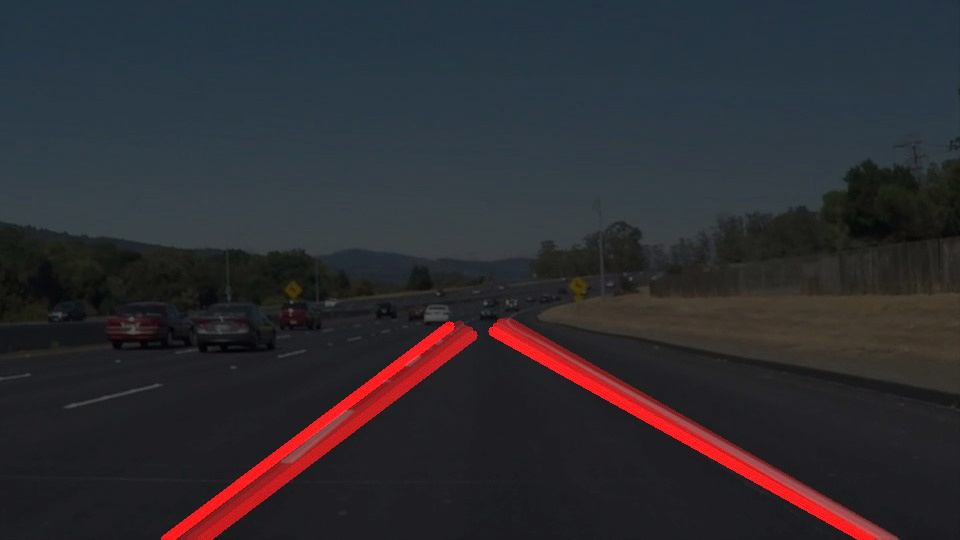
#> input picture test_images/processed_processed_processed_processed_processed_solidWhiteCurve.jpg, 960 x 540 px; its folder holds only this picture in this run
$ jupyter execute --allow-errors P1.ipynb   (shell and % lines are left out)
#> lines starting #> are read from the running program, lines starting #| are printed output that depends on the picture; after the words box and inside, x2 and y2 are one past the last pixel; in counts of white or black regions, pixels touching at a corner belong together
# **Finding Lane Lines on the Road**
***
In this project, you will use the tools you learned about in the lesson to identify lane lines on the road.  You can develop your pipeline on a series of individual images, and later apply the result to a video stream (really just a series of images). Check out the video clip "raw-lines-example.mp4" (also contained in this repository) to see what the output should look like after using the helper functions below.

Once you have a result that looks roughly like "raw-lines-example.mp4", you'll need to get creative and try to average and/or extrapolate the line segments you've detected to map out the full extent of the lane lines.  You can see an example of the result you're going for in the video "P1_example.mp4".  Ultimately, you would like to draw just one line for the left side of the lane, and one for the right.

---
Let's have a look at our first image called 'test_images/solidWhiteRight.jpg'.  Run the 2 cells below (hit Shift-Enter or the "play" button above) to display the image.

**Note** If, at any point, you encounter frozen display windows or other confounding issues, you can always start again with a clean slate by going to the "Kernel" menu above and selecting "Restart & Clear Output".

---

**The tools you have are color selection, region of interest selection, grayscaling, Gaussian smoothing, Canny Edge Detection and Hough Tranform line detection.  You  are also free to explore and try other techniques that were not presented in the lesson.  Your goal is piece together a pipeline to detect the line segments in the image, then average/extrapolate them and draw them onto the image for display (as below).  Once you have a working pipeline, try it out on the video stream below.**

---

<figure>

 <figcaption>
 <p></p>
 <p style="text-align: center;"> Your output should look something like this (above) after detecting line segments using the helper functions below </p>
 </figcaption>
</figure>
 <p></p>
<figure>

 <figcaption>
 <p></p>
 <p style="text-align: center;"> Your goal is to connect/average/extrapolate line segments to get output like this</p>
 </figcaption>
</figure>

[cell 1]
#importing some useful packages
import matplotlib.pyplot as plt
import matplotlib.image as mpimg
import numpy as np
import cv2

#> (a cell that did not finish here is left out)

**Some OpenCV functions (beyond those introduced in the lesson) that might be useful for this project are:**

`cv2.inRange()` for color selection
`cv2.fillPoly()` for regions selection
`cv2.line()` to draw lines on an image given endpoints
`cv2.addWeighted()` to coadd / overlay two images
`cv2.cvtColor()` to grayscale or change color
`cv2.imwrite()` to output images to file
`cv2.bitwise_and()` to apply a mask to an image

**Check out the OpenCV documentation to learn about these and discover even more awesome functionality!**

Below are some helper functions to help get you started. They should look familiar from the lesson!

[cell 3]
import math

def grayscale(img):
    """Applies the Grayscale transform
    This will return an image with only one color channel
    but NOTE: to see the returned image as grayscale
    (assuming your grayscaled image is called 'gray')
    you should call plt.imshow(gray, cmap='gray')"""
    return cv2.cvtColor(img, cv2.COLOR_RGB2GRAY)
    # Or use BGR2GRAY if you read an image with cv2.imread()
    # return cv2.cvtColor(img, cv2.COLOR_BGR2GRAY)

def canny(img, low_threshold, high_threshold):
    """Applies the Canny transform"""
    return cv2.Canny(img, low_threshold, high_threshold)

def gaussian_blur(img, kernel_size):
    """Applies a Gaussian Noise kernel"""
    return cv2.GaussianBlur(img, (kernel_size, kernel_size), 0)

def region_of_interest(img, vertices):
    """
    Applies an image mask.

    Only keeps the region of the image defined by the polygon
    formed from `vertices`. The rest of the image is set to black.
    """
    #defining a blank mask to start with
    mask = np.zeros_like(img)

    #defining a 3 channel or 1 channel color to fill the mask with depending on the input image
    if len(img.shape) > 2:
        channel_count = img.shape[2]  # i.e. 3 or 4 depending on your image
        ignore_mask_color = (255,) * channel_count
    else:
        ignore_mask_color = 255

    #filling pixels inside the polygon defined by "vertices" with the fill color
    cv2.fillPoly(mask, vertices, ignore_mask_color)

    #returning the image only where mask pixels are nonzero
    masked_image = cv2.bitwise_and(img, mask)
    return masked_image


def draw_lines(img, lines, color=[255, 0, 0], thickness=2):
    """
    NOTE: this is the function you might want to use as a starting point once you want to
    average/extrapolate the line segments you detect to map out the full
    extent of the lane (going from the result shown in raw-lines-example.mp4
    to that shown in P1_example.mp4).

    Think about things like separating line segments by their
    slope ((y2-y1)/(x2-x1)) to decide which segments are part of the left
    line vs. the right line.  Then, you can average the position of each of
    the lines and extrapolate to the top and bottom of the lane.

    This function draws `lines` with `color` and `thickness`.
    Lines are drawn on the image inplace (mutates the image).
    If you want to make the lines semi-transparent, think about combining
    this function with the weighted_img() function below
    """
    imshape = img.shape
    shape_boundary = imshape[1]/2

    left_lines = []
    left_ms = []
    l = (0, imshape[0], 0, 0)

    right_lines = []
    right_ms = []
    r = (imshape[1], 0, 0, imshape[0])

    for line in lines:
        for x1,y1,x2,y2 in line:
            m = (y2-y1)/(x2-x1)
            # Lines with slope 0, 1 or -1 are ignored
            if m == 0 or abs(m) == 1:
                continue
            if m < 0:
                left_lines.append(line)
                left_ms.append(m)
                if x2 < shape_boundary and l[2] < x2:
                    l = (l[0], l[1], x2, y2)
            else:
                right_lines.append(line)
                right_ms.append(m)
                if x1 > shape_boundary and r[0] > x1:
                    r = (x1, y1, r[2], r[3])

    l_m = np.mean(left_ms)
    if not math.isnan(l_m):
        l_x1 = math.floor(l[2] - (l[3] - l[1])/l_m)
        l = (l_x1, l[1], l[2], l[3])
        cv2.line(img, (l[0], l[1]), (l[2], l[3]), color, thickness)

    r_m = np.mean(right_ms)
    if not math.isnan(r_m):
        r_x2 = math.floor((r[3] - r[1])/r_m + r[0])
        r = (r[0], r[1], r_x2, r[3])
        cv2.line(img, (r[0], r[1]), (r[2], r[3]), color, thickness)


def hough_lines(img, rho, theta, threshold, min_line_len, max_line_gap):
    """
    `img` should be the output of a Canny transform.

    Returns an image with hough lines drawn.
    """
    lines = cv2.HoughLinesP(img, rho, theta, threshold, np.array([]), minLineLength=min_line_len, maxLineGap=max_line_gap)
    line_img = np.zeros((img.shape[0], img.shape[1], 3), dtype=np.uint8)
    draw_lines(line_img, lines, thickness=5)
    return line_img

# Python 3 has support for cool math symbols.

def weighted_img(img, initial_img, α=0.8, β=1., λ=0.):
    """
    `img` is the output of the hough_lines(), An image with lines drawn on it.
    Should be a blank image (all black) with lines drawn on it.

    `initial_img` should be the image before any processing.

    The result image is computed as follows:

    initial_img * α + img * β + λ
    NOTE: initial_img and img must be the same shape!
    """
    return cv2.addWeighted(initial_img, α, img, β, λ)

## Test on Images

Now you should build your pipeline to work on the images in the directory "test_images"
**You should make sure your pipeline works well on these images before you try the videos.**

[cell 4]
import os
os.listdir("test_images/")

run your solution on all test_images and make copies into the test_images directory).

[cell 5]
# TODO: Build your pipeline that will draw lane lines on the test_images
# then save them to the test_images directory.

def process_image(image):
    initial_img = np.copy(image)
    grayscale_img = grayscale(image)

    gaussian_blur_img = gaussian_blur(grayscale_img, 3)

    canny_img = canny(gaussian_blur_img, 50, 150)

    imshape = image.shape
    vertices = np.array([[(150,imshape[0]),(420, 328), (510, 322), (imshape[1]-50,imshape[0])]], dtype=np.int32)

    masked_img = region_of_interest(canny_img, vertices)
    plt.imshow(masked_img, cmap='Greys_r')

    rho = 2             # distance resolution in pixels of the Hough grid
    theta = np.pi/180   # angular resolution in radians of the Hough grid
    threshold = 50       # minimum number of votes (intersections in Hough grid cell)
    min_line_length = 100 # minimum number of pixels making up a line
    max_line_gap = 100    # maximum gap in pixels between connectable line segments
    hough_img = hough_lines(masked_img, rho, theta, threshold, min_line_length, max_line_gap)

    # return a weighted_img
    return weighted_img(hough_img, initial_img)

def process_all_images():
    images = os.listdir('test_images/')
    for image_name in images:
        img = mpimg.imread('test_images/' + image_name)
#> img is the input picture: shape (540, 960, 3); mean R, G, B 45.9, 44, 48.9
        detected_lines_img = process_image(img)
#> in grayscale, `return cv2.cvtColor(img, cv2.COLOR_RGB2GRAY)`:
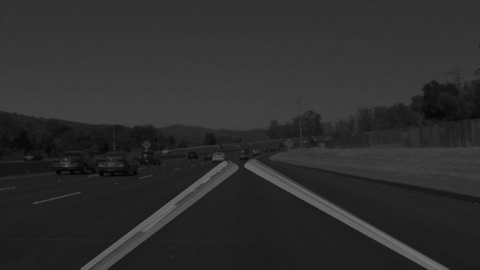
#> returned value: shape (540, 960) (shown at 1/2 size); min 0, max 130, mean 45.1
#> in canny, `return cv2.Canny(img, low_threshold, high_threshold)`:
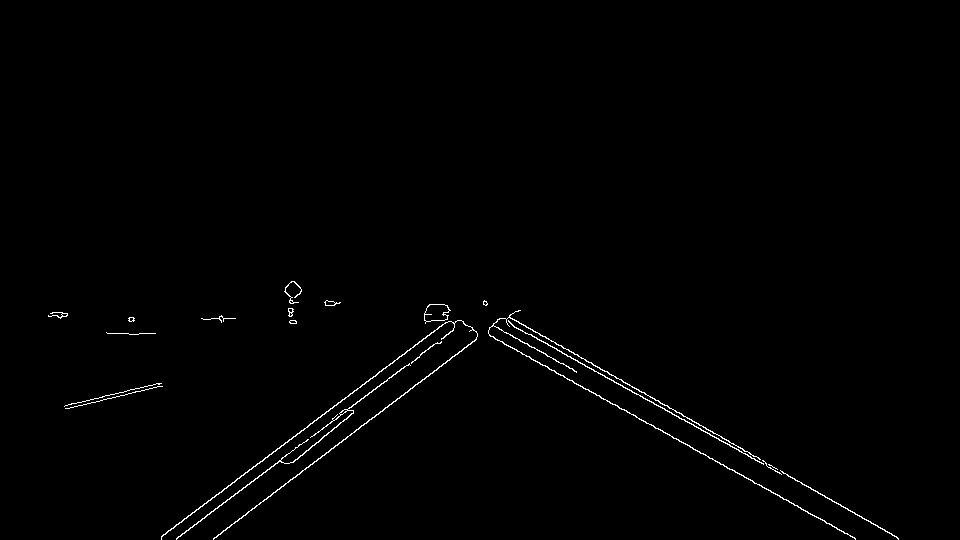
#> returned value: shape (540, 960); 0.77% white in thin lines or dots, all inside (x1, y1, x2, y2) = (48, 281, 899, 540)
#> in region_of_interest, `cv2.fillPoly(mask, vertices, ignore_mask_color)`:
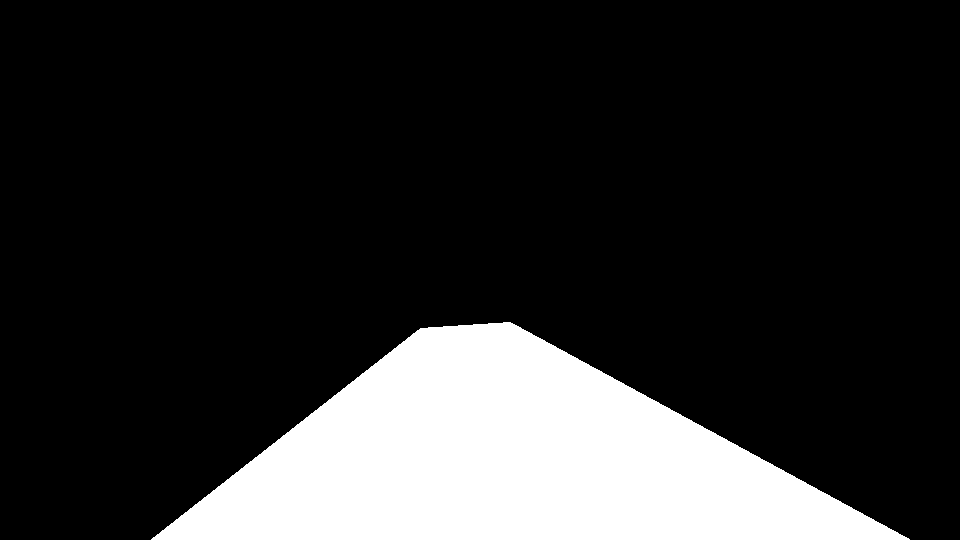
#> mask: shape (540, 960); 17.7% white; 1 white region, box (x1, y1, x2, y2) and area: (151, 322, 910, 540) 91690
#> in region_of_interest, `masked_image = cv2.bitwise_and(img, mask)`:
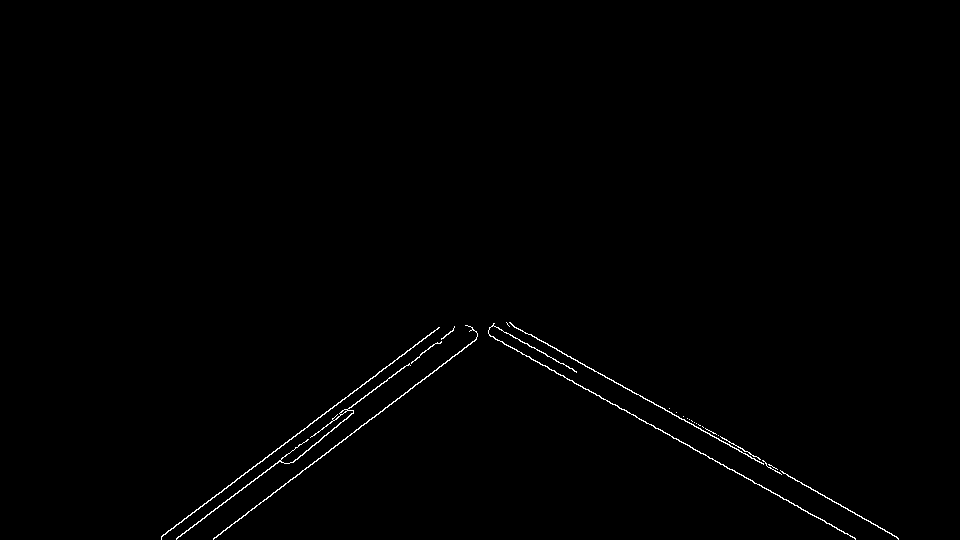
#> masked_image: shape (540, 960); 0.57% white in thin lines or dots, all inside (x1, y1, x2, y2) = (161, 322, 899, 540)
#> in hough_lines, `lines = cv2.HoughLinesP(img, rho, theta, threshold, np.array([]), minL..`: lines = [[489, 335, 855, 538], [176, 538, 453, 329], [223, 530, 489, 329], [506, 322, 781, 474], [161, 536, 439, 327], [683, 416, 824, 495], [509, 322, 897, 537], [292, 462, 454, 326], [302, 455, 405, 366], [291, 479, 474, 341]]
#> the loop in draw_lines, `for line in lines:` made 10 passes
#> after the loop in draw_lines, `for line in lines:`: l = (0, 540, 474, 341); left_lines = [[[176, 538, 453, 329]], [[223, 530, 489, 329]], [[161, 536, 439, 327]], [[292, 462, 454, 326]], [[302, 455, 405, 366]], [[291, 479, 474, 341]]]; left_ms = [-0.755, -0.756, -0.752, -0.84, -0.864, -0.754]; r = (489, 335, 0, 540); right_lines = [[[489, 335, 855, 538]], [[506, 322, 781, 474]], [[683, 416, 824, 495]], [[509, 322, 897, 537]]]; right_ms = [0.555, 0.553, 0.56, 0.554]
#> in draw_lines, `l_m = np.mean(left_ms)`: l_m = -0.787
#> in draw_lines, `l_x1 = math.floor(l[2] - (l[3] - l[1])/l_m)`: l_x1 = 221
#> in draw_lines, `l = (l_x1, l[1], l[2], l[3])`: l = (221, 540, 474, 341)
#> in draw_lines, `r_m = np.mean(right_ms)`: r_m = 0.555
#> in draw_lines, `r_x2 = math.floor((r[3] - r[1])/r_m + r[0])`: r_x2 = 858
#> in draw_lines, `r = (r[0], r[1], r_x2, r[3])`: r = (489, 335, 858, 540)
#> in draw_lines, `cv2.line(img, (r[0], r[1]), (r[2], r[3]), color, thickness)`:
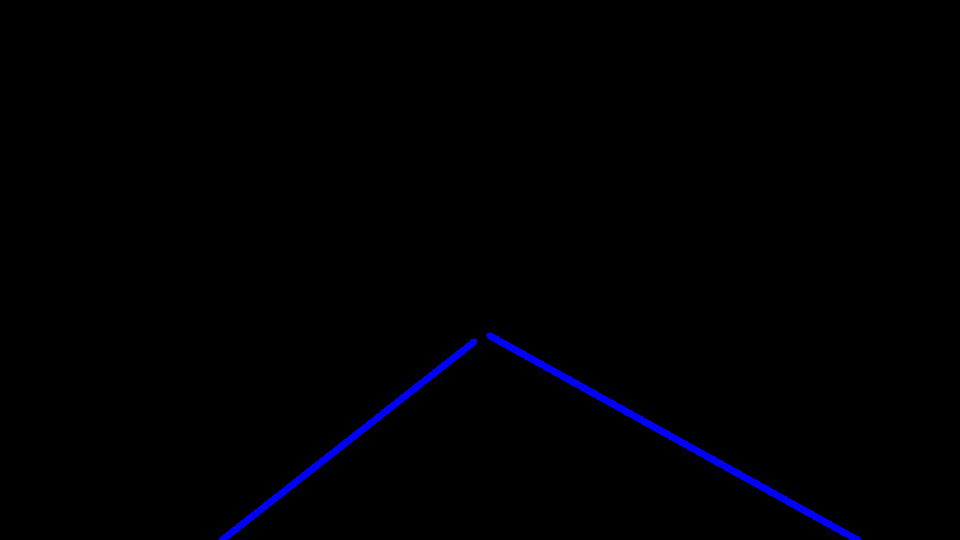
#> img: shape (540, 960, 3); mean of channels 0, 1, 2 2.6, 0, 0; drawn as B, G, R
#> in weighted_img, `return cv2.addWeighted(initial_img, α, img, β, λ)`:
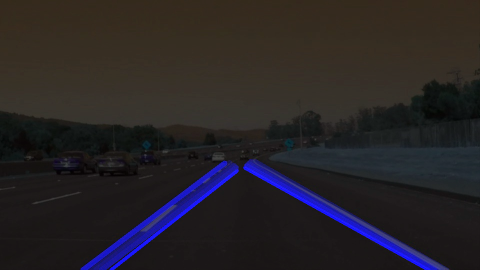
#> returned value: shape (540, 960, 3) (shown at 1/2 size); mean of channels 0, 1, 2 38.5, 35.2, 39.1; drawn as B, G, R
        mpimg.imsave('test_images/processed_' + image_name, detected_lines_img)
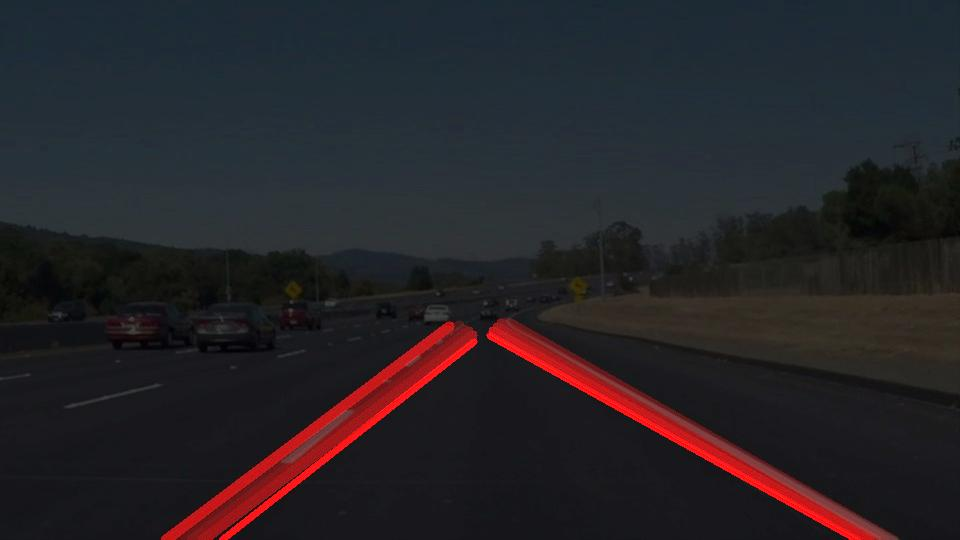
#> saved as processed_processed_processed_processed_processed_processed_solidWhiteCurve.jpg: shape (540, 960, 3); mean R, G, B 38.5, 35.1, 39.4
    plt.imshow(detected_lines_img)

process_all_images()

$ run again, on test_images/processed_processed_processed_processed_processed_solidYellowLeft.jpg
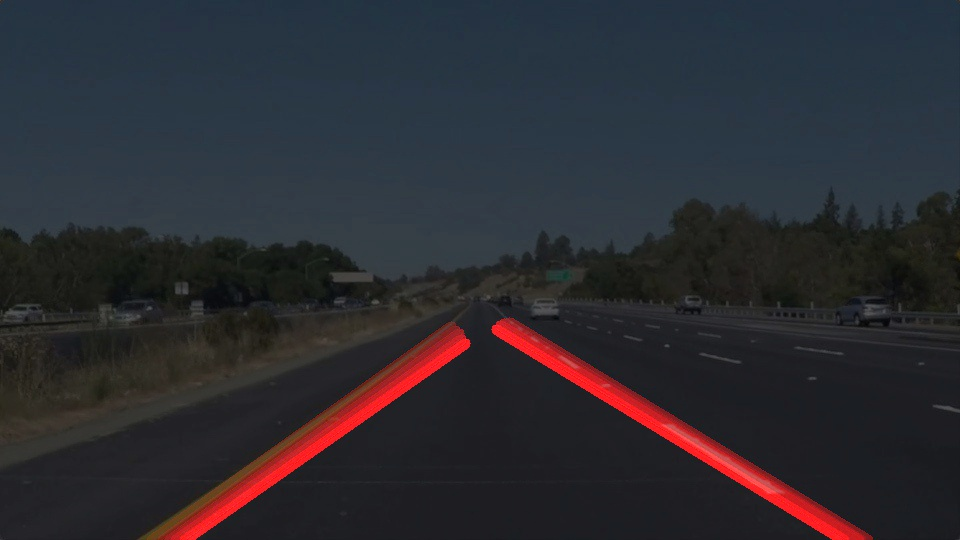
#> input picture test_images/processed_processed_processed_processed_processed_solidYellowLeft.jpg, 960 x 540 px
#> in process_all_images, img is the input picture: shape (540, 960, 3); mean R, G, B 44.7, 43.8, 49.5
#> in canny, `return cv2.Canny(img, low_threshold, high_threshold)`:
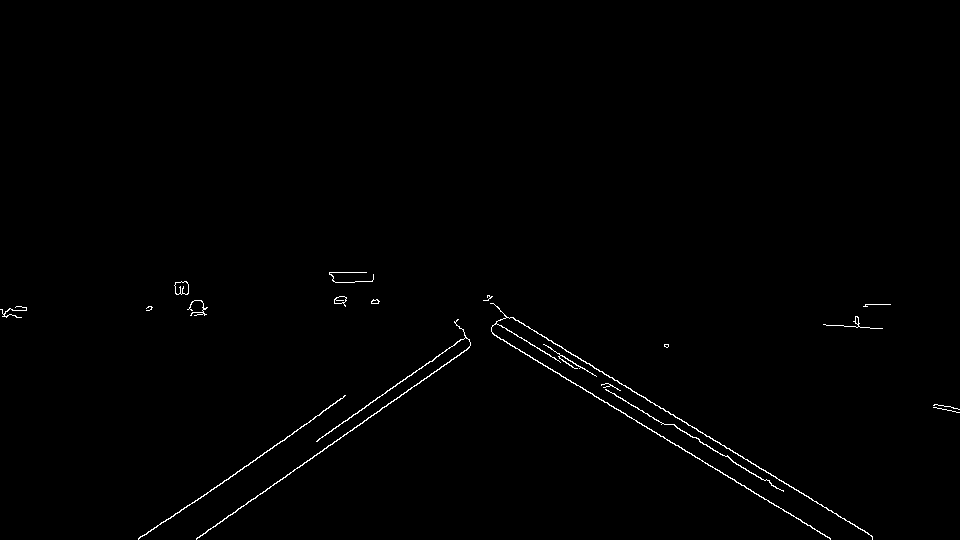
#> returned value: shape (540, 960); 0.64% white in thin lines or dots, all inside (x1, y1, x2, y2) = (0, 272, 960, 540)
#> mask: shape (540, 960); 17.7% white; 1 white region, box (x1, y1, x2, y2) and area: (151, 322, 910, 540) 91690
#> masked_image: shape (540, 960); 0.46% white in thin lines or dots, all inside (x1, y1, x2, y2) = (196, 323, 873, 540)
#> lines = 13 rows, first 6: [196, 539, 501, 325], [533, 359, 830, 538], [494, 335, 810, 525], [650, 402, 872, 536], [317, 440, 465, 336], [558, 356, 783, 491]
#> the loop in draw_lines, `for line in lines:` made 13 passes
#> after the loop in draw_lines, `for line in lines:`: l = (0, 540, 465, 336); left_lines = [[[196, 539, 501, 325]], [[317, 440, 465, 336]], [[232, 475, 344, 396]], [[196, 538, 491, 331]], [[222, 483, 344, 395]]]; left_ms = [-0.702, -0.703, -0.705, -0.702, -0.721]; r = (494, 335, 0, 540); right_lines = [[[533, 359, 830, 538]], [[494, 335, 810, 525]], [[650, 402, 872, 536]], [[558, 356, 783, 491]], [[496, 323, 665, 424]], [[605, 383, 783, 490]], [[671, 414, 864, 530]], [[560, 355, 769, 481]]]; right_ms = [0.603, 0.601, 0.604, 0.6, 0.598, 0.601, 0.601, 0.603]
#> l_m = -0.707
#> l_x1 = 176
#> in draw_lines, `l = (l_x1, l[1], l[2], l[3])`: l = (176, 540, 465, 336)
#> r_m = 0.601
#> r_x2 = 834
#> in draw_lines, `r = (r[0], r[1], r_x2, r[3])`: r = (494, 335, 834, 540)
#> in process_all_images, `mpimg.imsave('test_images/processed_' + image_name, detected_lines_img)`:
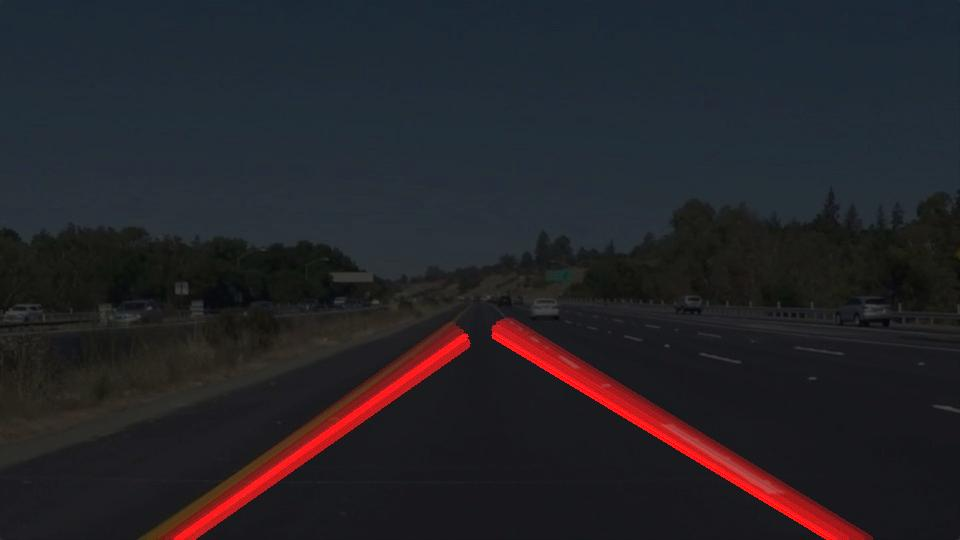
#> saved as processed_processed_processed_processed_processed_processed_solidYellowLeft.jpg: shape (540, 960, 3); mean R, G, B 36.9, 35, 39.8
